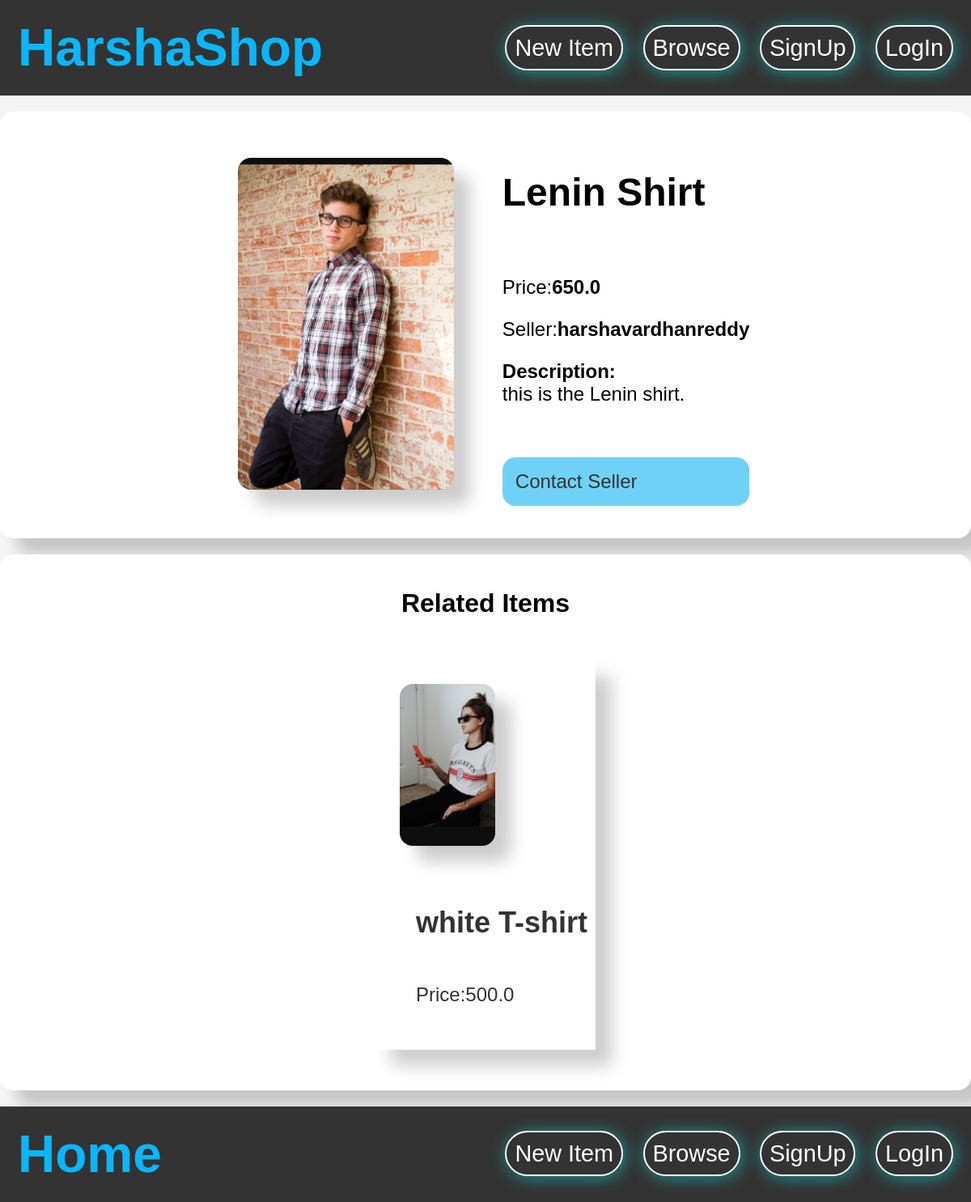
The app's page /items/1/, older data.
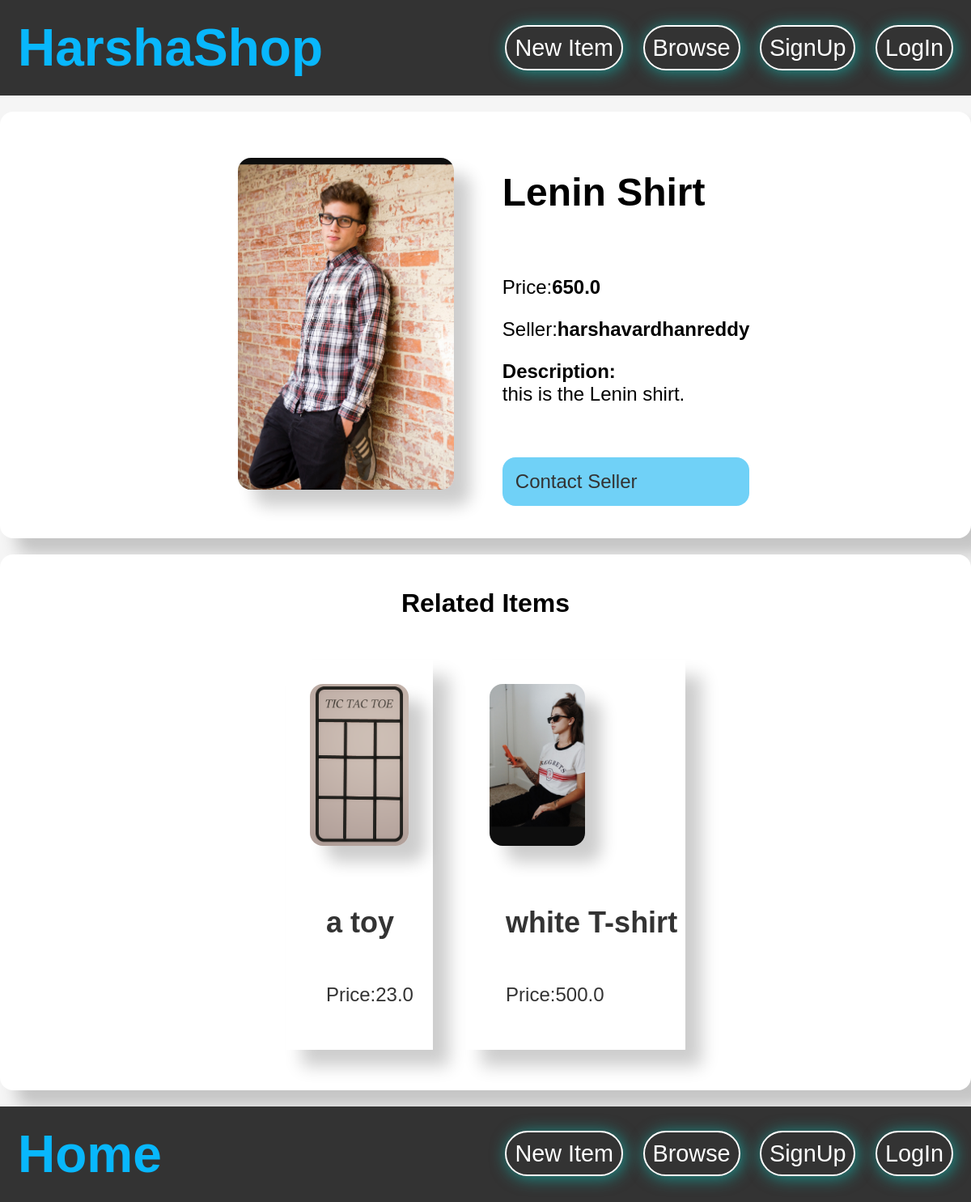
The same page, newer data.
### item/models.py (models this page shows, shortened)
class Item(models.Model):
    category = models.ForeignKey(Category,related_name='items',on_delete=models.CASCADE)
    name = models.CharField(max_length=300)
    description = models.TextField(blank=True,null=True)
    price = models.FloatField()
    image = models.ImageField(upload_to="item_images",blank=True,null=True)
    created_at = models.DateTimeField(auto_now_add=True)
    created_by = models.ForeignKey(User,related_name='items',on_delete=models.CASCADE)
    is_sold = models.BooleanField(default=False)
    class Meta:
        ordering = ('name',)

### item/views.py (the view)
# urls.py: path('<int:pk>/',views.detail,name="detail"),
def detail(request,pk):
    item = get_object_or_404(Item,pk=pk)
    related_items = Item.objects.filter(category=item.category,is_sold=False).exclude(pk=pk)[0:3]
    return render(request,'item/detail.html',{
        'item':item,
        'related_items':related_items
    })

### item/templates/item/detail.html (shortened to what this page needs)
{% extends 'core/base.html' %}
{% block content %}
<!DOCTYPE html>
<html lang="en">
<head>
</head>
<body>
<div class="container">
    <div class="">
        <img src="{{item.image.url}}" class="">
    </div>
    <div class="description">
        <h1 class=""><b>{{item.name}}</b></h1>
        <div class="p">
            <p class="">
                Price:<Strong>{{item.price}}</Strong>
            </p>
            <p class="">
                Seller:<Strong>{{item.created_by}}</Strong>
            </p>
            {% if item.description %}
            <p >
                <strong class="">Description:</strong><br>
                {{item.description}}
            </p>
        </div>
        {% endif %}
        {% if request.user == item.created_by %}
        <div>
        <div class="desc">
            <p>This is your Item!</p>
            <a href="{% url 'item:edit' item.id %}" class="a">Edit</a>
            <a href="{% url 'item:delete' item.id %}" class="a-red">Delete</a>
        </div>
        {% else %}
            <a href="{% url 'conversation:new' item.id %}" class="a" >Contact Seller</a>
        {% endif %}
        </div>
        </div>
</div>
<div id="container">
    <h1 class="name" align="center" >Related Items</h1>
    <div class="related_items">
        {% for item in related_items %}
        <div class="items">
            <a href="{% url 'item:detail' item.id %}">
                <div>
                    <img src="{{ item.image.url }}" class="img">
                </div>
                <div class="description">
                    <h2 class="">{{ item.name }}</h2>
                    <p class="">Price:{{item.price}}</p>
                </div>
            </a>
        </div>
        {% endfor %}
    </div>
</div>
</body>
</html>
{% endblock %}

Row changes from the older to the newer data that the page shows:
added Item: image (picture), name "a toy", price "23.0"
